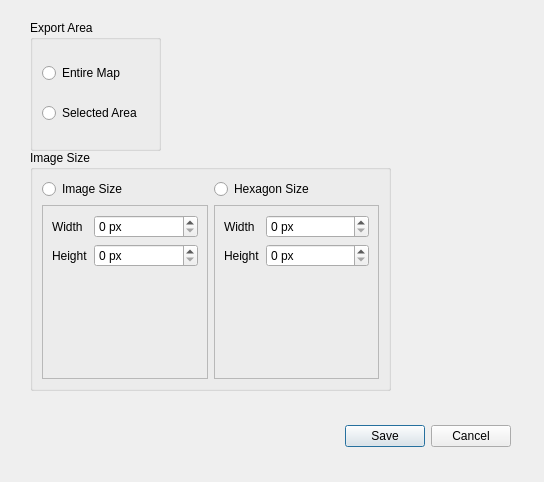
<?xml version="1.0" encoding="UTF-8"?>
<ui version="4.0">
 <class>export_image_dialog_t</class>
 <widget class="QDialog" name="export_image_dialog_t">
  <property name="geometry">
   <rect>
    <x>0</x>
    <y>0</y>
    <width>544</width>
    <height>482</height>
   </rect>
  </property>
  <property name="windowTitle">
   <string>Export as Image</string>
  </property>
  <widget class="QDialogButtonBox" name="buttonBox">
   <property name="geometry">
    <rect>
     <x>170</x>
     <y>420</y>
     <width>341</width>
     <height>32</height>
    </rect>
   </property>
   <property name="orientation">
    <enum>Qt::Horizontal</enum>
   </property>
   <property name="standardButtons">
    <set>QDialogButtonBox::Cancel|QDialogButtonBox::Save</set>
   </property>
  </widget>
  <widget class="QGroupBox" name="groupBox">
   <property name="geometry">
    <rect>
     <x>30</x>
     <y>20</y>
     <width>131</width>
     <height>131</height>
    </rect>
   </property>
   <property name="title">
    <string>Export Area</string>
   </property>
   <layout class="QVBoxLayout" name="verticalLayout">
    <item>
     <widget class="QRadioButton" name="radioButton">
      <property name="text">
       <string>Entire Map</string>
      </property>
     </widget>
    </item>
    <item>
     <widget class="QRadioButton" name="radioButton_2">
      <property name="text">
       <string>Selected Area</string>
      </property>
     </widget>
    </item>
   </layout>
  </widget>
  <widget class="QGroupBox" name="groupBox_2">
   <property name="geometry">
    <rect>
     <x>30</x>
     <y>150</y>
     <width>361</width>
     <height>241</height>
    </rect>
   </property>
   <property name="title">
    <string>Image Size</string>
   </property>
   <layout class="QGridLayout" name="gridLayout">
    <item row="1" column="0">
     <widget class="QFrame" name="frame">
      <property name="frameShape">
       <enum>QFrame::StyledPanel</enum>
      </property>
      <property name="frameShadow">
       <enum>QFrame::Raised</enum>
      </property>
      <layout class="QFormLayout" name="formLayout">
       <item row="1" column="1">
        <widget class="QSpinBox" name="spinBox_2">
         <property name="sizePolicy">
          <sizepolicy hsizetype="MinimumExpanding" vsizetype="Fixed">
           <horstretch>0</horstretch>
           <verstretch>0</verstretch>
          </sizepolicy>
         </property>
         <property name="suffix">
          <string notr="true"> px</string>
         </property>
        </widget>
       </item>
       <item row="0" column="1">
        <widget class="QSpinBox" name="spinBox">
         <property name="sizePolicy">
          <sizepolicy hsizetype="MinimumExpanding" vsizetype="Fixed">
           <horstretch>0</horstretch>
           <verstretch>0</verstretch>
          </sizepolicy>
         </property>
         <property name="suffix">
          <string notr="true"> px</string>
         </property>
        </widget>
       </item>
       <item row="0" column="0">
        <widget class="QLabel" name="label">
         <property name="text">
          <string>Width</string>
         </property>
        </widget>
       </item>
       <item row="1" column="0">
        <widget class="QLabel" name="label_2">
         <property name="text">
          <string>Height</string>
         </property>
        </widget>
       </item>
      </layout>
     </widget>
    </item>
    <item row="1" column="1">
     <widget class="QFrame" name="frame_2">
      <property name="frameShape">
       <enum>QFrame::StyledPanel</enum>
      </property>
      <property name="frameShadow">
       <enum>QFrame::Raised</enum>
      </property>
      <layout class="QFormLayout" name="formLayout_2">
       <item row="0" column="0">
        <widget class="QLabel" name="label_3">
         <property name="text">
          <string>Width</string>
         </property>
        </widget>
       </item>
       <item row="0" column="1">
        <widget class="QSpinBox" name="spinBox_3">
         <property name="sizePolicy">
          <sizepolicy hsizetype="MinimumExpanding" vsizetype="Fixed">
           <horstretch>0</horstretch>
           <verstretch>0</verstretch>
          </sizepolicy>
         </property>
         <property name="suffix">
          <string notr="true"> px</string>
         </property>
        </widget>
       </item>
       <item row="1" column="0">
        <widget class="QLabel" name="label_4">
         <property name="text">
          <string>Height</string>
         </property>
        </widget>
       </item>
       <item row="1" column="1">
        <widget class="QSpinBox" name="spinBox_4">
         <property name="sizePolicy">
          <sizepolicy hsizetype="MinimumExpanding" vsizetype="Fixed">
           <horstretch>0</horstretch>
           <verstretch>0</verstretch>
          </sizepolicy>
         </property>
         <property name="suffix">
          <string notr="true"> px</string>
         </property>
        </widget>
       </item>
      </layout>
     </widget>
    </item>
    <item row="0" column="0">
     <widget class="QRadioButton" name="radioButton_4">
      <property name="text">
       <string>Image Size</string>
      </property>
     </widget>
    </item>
    <item row="0" column="1">
     <widget class="QRadioButton" name="radioButton_5">
      <property name="text">
       <string>Hexagon Size</string>
      </property>
     </widget>
    </item>
   </layout>
  </widget>
 </widget>
 <resources/>
 <connections>
  <connection>
   <sender>buttonBox</sender>
   <signal>accepted()</signal>
   <receiver>export_image_dialog_t</receiver>
   <slot>accept()</slot>
   <hints>
    <hint type="sourcelabel">
     <x>248</x>
     <y>254</y>
    </hint>
    <hint type="destinationlabel">
     <x>157</x>
     <y>274</y>
    </hint>
   </hints>
  </connection>
  <connection>
   <sender>buttonBox</sender>
   <signal>rejected()</signal>
   <receiver>export_image_dialog_t</receiver>
   <slot>reject()</slot>
   <hints>
    <hint type="sourcelabel">
     <x>316</x>
     <y>260</y>
    </hint>
    <hint type="destinationlabel">
     <x>286</x>
     <y>274</y>
    </hint>
   </hints>
  </connection>
 </connections>
</ui>
